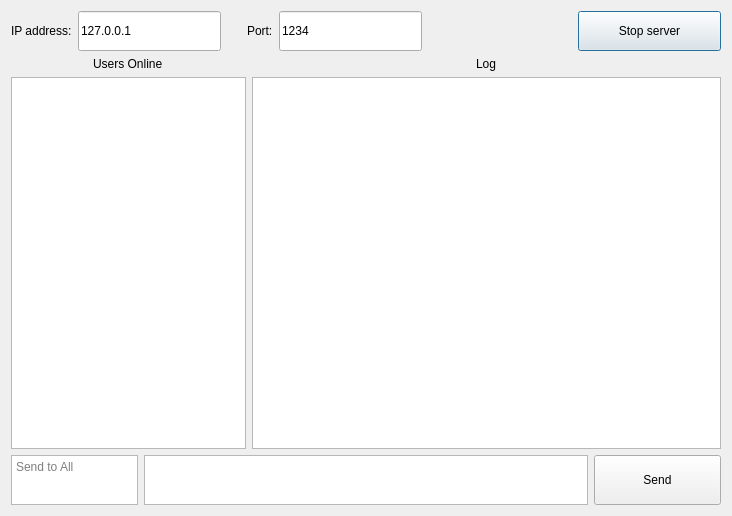
<?xml version="1.0" encoding="UTF-8"?>
<ui version="4.0">
 <class>Dialog</class>
 <widget class="QDialog" name="Dialog">
  <property name="geometry">
   <rect>
    <x>0</x>
    <y>0</y>
    <width>732</width>
    <height>516</height>
   </rect>
  </property>
  <property name="windowTitle">
   <string>Server</string>
  </property>
  <layout class="QVBoxLayout" name="verticalLayout">
   <item>
    <layout class="QHBoxLayout" name="horizontalLayout">
     <item>
      <widget class="QLabel" name="label">
       <property name="sizePolicy">
        <sizepolicy hsizetype="Preferred" vsizetype="Fixed">
         <horstretch>0</horstretch>
         <verstretch>0</verstretch>
        </sizepolicy>
       </property>
       <property name="maximumSize">
        <size>
         <width>16777215</width>
         <height>40</height>
        </size>
       </property>
       <property name="text">
        <string>IP address:</string>
       </property>
      </widget>
     </item>
     <item>
      <widget class="QLineEdit" name="leHost">
       <property name="sizePolicy">
        <sizepolicy hsizetype="Expanding" vsizetype="Ignored">
         <horstretch>0</horstretch>
         <verstretch>0</verstretch>
        </sizepolicy>
       </property>
       <property name="maximumSize">
        <size>
         <width>16777215</width>
         <height>40</height>
        </size>
       </property>
       <property name="text">
        <string>127.0.0.1</string>
       </property>
      </widget>
     </item>
     <item>
      <spacer name="horizontalSpacer">
       <property name="orientation">
        <enum>Qt::Horizontal</enum>
       </property>
       <property name="sizeType">
        <enum>QSizePolicy::Fixed</enum>
       </property>
       <property name="sizeHint" stdset="0">
        <size>
         <width>20</width>
         <height>20</height>
        </size>
       </property>
      </spacer>
     </item>
     <item>
      <widget class="QLabel" name="label_2">
       <property name="sizePolicy">
        <sizepolicy hsizetype="Preferred" vsizetype="Fixed">
         <horstretch>0</horstretch>
         <verstretch>0</verstretch>
        </sizepolicy>
       </property>
       <property name="maximumSize">
        <size>
         <width>16777215</width>
         <height>40</height>
        </size>
       </property>
       <property name="text">
        <string>Port:</string>
       </property>
      </widget>
     </item>
     <item>
      <widget class="QLineEdit" name="lePort">
       <property name="sizePolicy">
        <sizepolicy hsizetype="Expanding" vsizetype="Ignored">
         <horstretch>0</horstretch>
         <verstretch>0</verstretch>
        </sizepolicy>
       </property>
       <property name="maximumSize">
        <size>
         <width>16777215</width>
         <height>40</height>
        </size>
       </property>
       <property name="text">
        <string>1234</string>
       </property>
      </widget>
     </item>
     <item>
      <spacer name="horizontalSpacer_2">
       <property name="orientation">
        <enum>Qt::Horizontal</enum>
       </property>
       <property name="sizeHint" stdset="0">
        <size>
         <width>150</width>
         <height>20</height>
        </size>
       </property>
      </spacer>
     </item>
     <item>
      <widget class="QPushButton" name="pbStartStop">
       <property name="sizePolicy">
        <sizepolicy hsizetype="Expanding" vsizetype="Fixed">
         <horstretch>0</horstretch>
         <verstretch>0</verstretch>
        </sizepolicy>
       </property>
       <property name="minimumSize">
        <size>
         <width>0</width>
         <height>40</height>
        </size>
       </property>
       <property name="maximumSize">
        <size>
         <width>16777215</width>
         <height>40</height>
        </size>
       </property>
       <property name="text">
        <string>Stop server</string>
       </property>
       <property name="checkable">
        <bool>false</bool>
       </property>
       <property name="checked">
        <bool>false</bool>
       </property>
       <property name="flat">
        <bool>false</bool>
       </property>
      </widget>
     </item>
    </layout>
   </item>
   <item>
    <layout class="QGridLayout" name="gridLayout">
     <item row="0" column="1" alignment="Qt::AlignHCenter">
      <widget class="QLabel" name="label_3">
       <property name="sizePolicy">
        <sizepolicy hsizetype="Preferred" vsizetype="Preferred">
         <horstretch>60</horstretch>
         <verstretch>0</verstretch>
        </sizepolicy>
       </property>
       <property name="text">
        <string>Log</string>
       </property>
      </widget>
     </item>
     <item row="1" column="1">
      <widget class="QListWidget" name="lwLog">
       <property name="sizePolicy">
        <sizepolicy hsizetype="Expanding" vsizetype="Expanding">
         <horstretch>2</horstretch>
         <verstretch>0</verstretch>
        </sizepolicy>
       </property>
       <property name="selectionMode">
        <enum>QAbstractItemView::NoSelection</enum>
       </property>
      </widget>
     </item>
     <item row="1" column="0">
      <widget class="QListWidget" name="lwUsers">
       <property name="sizePolicy">
        <sizepolicy hsizetype="Expanding" vsizetype="Expanding">
         <horstretch>1</horstretch>
         <verstretch>0</verstretch>
        </sizepolicy>
       </property>
       <property name="selectionMode">
        <enum>QAbstractItemView::ExtendedSelection</enum>
       </property>
       <property name="sortingEnabled">
        <bool>true</bool>
       </property>
      </widget>
     </item>
     <item row="0" column="0" alignment="Qt::AlignHCenter">
      <widget class="QLabel" name="label_4">
       <property name="sizePolicy">
        <sizepolicy hsizetype="Preferred" vsizetype="Preferred">
         <horstretch>30</horstretch>
         <verstretch>0</verstretch>
        </sizepolicy>
       </property>
       <property name="text">
        <string>Users Online</string>
       </property>
      </widget>
     </item>
    </layout>
   </item>
   <item>
    <layout class="QHBoxLayout" name="horizontalLayout_2">
     <item>
      <widget class="QPlainTextEdit" name="pteAdresses">
       <property name="sizePolicy">
        <sizepolicy hsizetype="Expanding" vsizetype="Fixed">
         <horstretch>20</horstretch>
         <verstretch>0</verstretch>
        </sizepolicy>
       </property>
       <property name="minimumSize">
        <size>
         <width>0</width>
         <height>50</height>
        </size>
       </property>
       <property name="maximumSize">
        <size>
         <width>16777215</width>
         <height>50</height>
        </size>
       </property>
       <property name="placeholderText">
        <string>Send to All</string>
       </property>
      </widget>
     </item>
     <item>
      <widget class="QPlainTextEdit" name="pteMessage">
       <property name="sizePolicy">
        <sizepolicy hsizetype="Expanding" vsizetype="Fixed">
         <horstretch>70</horstretch>
         <verstretch>0</verstretch>
        </sizepolicy>
       </property>
       <property name="maximumSize">
        <size>
         <width>16777215</width>
         <height>50</height>
        </size>
       </property>
       <property name="cursor" stdset="0">
        <cursorShape>ArrowCursor</cursorShape>
       </property>
       <property name="mouseTracking">
        <bool>true</bool>
       </property>
       <property name="plainText">
        <string/>
       </property>
      </widget>
     </item>
     <item>
      <widget class="QPushButton" name="pbSend">
       <property name="sizePolicy">
        <sizepolicy hsizetype="Expanding" vsizetype="Fixed">
         <horstretch>20</horstretch>
         <verstretch>0</verstretch>
        </sizepolicy>
       </property>
       <property name="maximumSize">
        <size>
         <width>16777215</width>
         <height>50</height>
        </size>
       </property>
       <property name="text">
        <string>Send</string>
       </property>
      </widget>
     </item>
    </layout>
   </item>
  </layout>
 </widget>
 <layoutdefault spacing="6" margin="11"/>
 <resources/>
 <connections/>
</ui>
